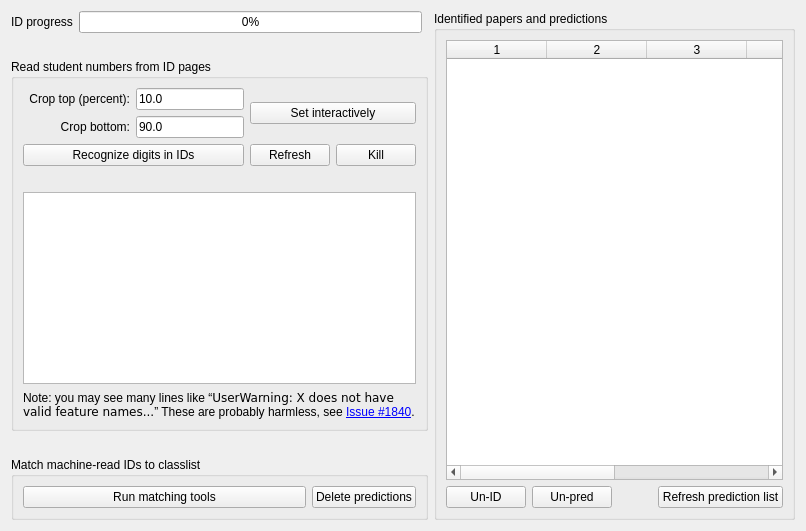
         <widget class="QWidget" name="idTab">
          <property name="enabled">
           <bool>true</bool>
          </property>
          <attribute name="title">
           <string>&amp;ID Progress</string>
          </attribute>
          <layout class="QVBoxLayout" name="verticalLayout_10">
           <item>
            <widget class="QFrame" name="frame_id">
             <layout class="QHBoxLayout" name="horizontalLayout_9">
              <property name="leftMargin">
               <number>0</number>
              </property>
              <property name="topMargin">
               <number>0</number>
              </property>
              <property name="rightMargin">
               <number>0</number>
              </property>
              <property name="bottomMargin">
               <number>0</number>
              </property>
              <item>
               <widget class="QFrame" name="frame_id_left">
                <layout class="QVBoxLayout" name="verticalLayout_11" stretch="0,0,1,0,0">
                 <property name="leftMargin">
                  <number>0</number>
                 </property>
                 <property name="topMargin">
                  <number>0</number>
                 </property>
                 <property name="rightMargin">
                  <number>0</number>
                 </property>
                 <property name="bottomMargin">
                  <number>0</number>
                 </property>
                 <item>
                  <widget class="QFrame" name="groupBox_0">
                   <layout class="QGridLayout" name="gridLayout">
                    <property name="leftMargin">
                     <number>0</number>
                    </property>
                    <property name="topMargin">
                     <number>0</number>
                    </property>
                    <property name="rightMargin">
                     <number>6</number>
                    </property>
                    <property name="bottomMargin">
                     <number>0</number>
                    </property>
                    <item row="0" column="0" colspan="2">
                     <widget class="QLabel" name="label_4">
                      <property name="text">
                       <string>ID progress</string>
                      </property>
                     </widget>
                    </item>
                    <item row="0" column="2">
                     <widget class="QProgressBar" name="idPB">
                      <property name="value">
                       <number>0</number>
                      </property>
                     </widget>
                    </item>
                   </layout>
                  </widget>
                 </item>
                 <item>
                  <spacer name="verticalSpacer_2">
                   <property name="orientation">
                    <enum>Qt::Orientation::Vertical</enum>
                   </property>
                   <property name="sizeHint" stdset="0">
                    <size>
                     <width>20</width>
                     <height>20</height>
                    </size>
                   </property>
                  </spacer>
                 </item>
                 <item>
                  <widget class="QGroupBox" name="groupBox_4">
                   <property name="title">
                    <string>Read student numbers from ID pages</string>
                   </property>
                   <layout class="QVBoxLayout" name="verticalLayout_12">
                    <item>
                     <widget class="QFrame" name="frame_2">
                      <property name="frameShape">
                       <enum>QFrame::Shape::NoFrame</enum>
                      </property>
                      <property name="frameShadow">
                       <enum>QFrame::Shadow::Raised</enum>
                      </property>
                      <layout class="QGridLayout" name="gridLayout_4">
                       <property name="leftMargin">
                        <number>0</number>
                       </property>
                       <property name="topMargin">
                        <number>0</number>
                       </property>
                       <property name="rightMargin">
                        <number>0</number>
                       </property>
                       <property name="bottomMargin">
                        <number>0</number>
                       </property>
                       <item row="1" column="2">
                        <widget class="QLineEdit" name="cropBottomLE">
                         <property name="sizePolicy">
                          <sizepolicy hsizetype="Preferred" vsizetype="Fixed">
                           <horstretch>0</horstretch>
                           <verstretch>0</verstretch>
                          </sizepolicy>
                         </property>
                         <property name="text">
                          <string>90.0</string>
                         </property>
                        </widget>
                       </item>
                       <item row="1" column="1">
                        <widget class="QLabel" name="label_12">
                         <property name="text">
                          <string>Crop bottom:</string>
                         </property>
                         <property name="alignment">
                          <set>Qt::AlignmentFlag::AlignRight|Qt::AlignmentFlag::AlignTrailing|Qt::AlignmentFlag::AlignVCenter</set>
                         </property>
                        </widget>
                       </item>
                       <item row="2" column="0" colspan="3">
                        <widget class="QPushButton" name="machineReadButton">
                         <property name="toolTip">
                          <string>Machine read the digits from the ID pages</string>
                         </property>
                         <property name="text">
                          <string>Recognize digits in IDs</string>
                         </property>
                        </widget>
                       </item>
                       <item row="2" column="4">
                        <widget class="QPushButton" name="machineReadKillButton">
                         <property name="text">
                          <string>Kill</string>
                         </property>
                        </widget>
                       </item>
                       <item row="2" column="3">
                        <widget class="QPushButton" name="machineReadRefreshButton">
                         <property name="text">
                          <string>Refresh</string>
                         </property>
                        </widget>
                       </item>
                       <item row="0" column="3" rowspan="2" colspan="2">
                        <widget class="QPushButton" name="selectRectButton">
                         <property name="text">
                          <string>Set interactively</string>
                         </property>
                        </widget>
                       </item>
                       <item row="0" column="2">
                        <widget class="QLineEdit" name="cropTopLE">
                         <property name="sizePolicy">
                          <sizepolicy hsizetype="Preferred" vsizetype="Fixed">
                           <horstretch>0</horstretch>
                           <verstretch>0</verstretch>
                          </sizepolicy>
                         </property>
                         <property name="text">
                          <string>10.0</string>
                         </property>
                        </widget>
                       </item>
                       <item row="0" column="1">
                        <widget class="QLabel" name="label_11">
                         <property name="sizePolicy">
                          <sizepolicy hsizetype="MinimumExpanding" vsizetype="Preferred">
                           <horstretch>0</horstretch>
                           <verstretch>0</verstretch>
                          </sizepolicy>
                         </property>
                         <property name="text">
                          <string>Crop top (percent):</string>
                         </property>
                         <property name="alignment">
                          <set>Qt::AlignmentFlag::AlignRight|Qt::AlignmentFlag::AlignTrailing|Qt::AlignmentFlag::AlignVCenter</set>
                         </property>
                        </widget>
                       </item>
                      </layout>
                     </widget>
                    </item>
                    <item>
                     <widget class="QLabel" name="idReaderStatusLabel">
                      <property name="text">
                       <string>&lt;refresh for status&gt;</string>
                      </property>
                     </widget>
                    </item>
                    <item>
                     <widget class="QPlainTextEdit" name="idReaderLogTextEdit">
                      <property name="readOnly">
                       <bool>true</bool>
                      </property>
                     </widget>
                    </item>
                    <item>
                     <widget class="QLabel" name="label_23">
                      <property name="text">
                       <string>Note: you may see many lines like &amp;ldquo;&lt;tt&gt;UserWarning: X does not have valid feature names...&lt;/tt&gt;&amp;rdquo;  These are probably harmless, see &lt;a href=&quot;https://gitlab.com/plom/plom/-/issues/1840&quot;&gt;Issue #1840&lt;/a&gt;.</string>
                      </property>
                      <property name="wordWrap">
                       <bool>true</bool>
                      </property>
                     </widget>
                    </item>
                   </layout>
                  </widget>
                 </item>
                 <item>
                  <spacer name="verticalSpacer">
                   <property name="orientation">
                    <enum>Qt::Orientation::Vertical</enum>
                   </property>
                   <property name="sizeHint" stdset="0">
                    <size>
                     <width>20</width>
                     <height>20</height>
                    </size>
                   </property>
                  </spacer>
                 </item>
                 <item>
                  <widget class="QGroupBox" name="groupBox_6">
                   <property name="title">
                    <string>Match machine-read IDs to classlist</string>
                   </property>
                   <layout class="QHBoxLayout" name="horizontalLayout_23">
                    <item>
                     <widget class="QPushButton" name="predictButton">
                      <property name="sizePolicy">
                       <sizepolicy hsizetype="MinimumExpanding" vsizetype="Fixed">
                        <horstretch>0</horstretch>
                        <verstretch>0</verstretch>
                       </sizepolicy>
                      </property>
                      <property name="toolTip">
                       <string>Predict IDs by matching unID'd papers with machine-read digits</string>
                      </property>
                      <property name="text">
                       <string>Run matching tools</string>
                      </property>
                     </widget>
                    </item>
                    <item>
                     <widget class="QPushButton" name="delPredButton">
                      <property name="text">
                       <string>Delete predictions</string>
                      </property>
                     </widget>
                    </item>
                   </layout>
                  </widget>
                 </item>
                </layout>
               </widget>
              </item>
              <item>
               <widget class="QGroupBox" name="predGB">
                <property name="title">
                 <string>Identified papers and predictions</string>
                </property>
                <layout class="QVBoxLayout" name="verticalLayout_13">
                 <item>
                  <widget class="QTableWidget" name="predictionTW">
                   <property name="editTriggers">
                    <set>QAbstractItemView::EditTrigger::NoEditTriggers</set>
                   </property>
                   <property name="alternatingRowColors">
                    <bool>true</bool>
                   </property>
                   <property name="selectionMode">
                    <enum>QAbstractItemView::SelectionMode::SingleSelection</enum>
                   </property>
                   <property name="selectionBehavior">
                    <enum>QAbstractItemView::SelectionBehavior::SelectColumns</enum>
                   </property>
                   <property name="sortingEnabled">
                    <bool>true</bool>
                   </property>
                   <property name="columnCount">
                    <number>6</number>
                   </property>
                   <attribute name="horizontalHeaderStretchLastSection">
                    <bool>true</bool>
                   </attribute>
                   <attribute name="verticalHeaderVisible">
                    <bool>false</bool>
                   </attribute>
                   <column/>
                   <column/>
                   <column/>
                   <column/>
                   <column/>
                   <column/>
                  </widget>
                 </item>
                 <item>
                  <layout class="QHBoxLayout" name="horizontalLayout_4">
                   <item>
                    <widget class="QPushButton" name="unidB">
                     <property name="toolTip">
                      <string>Unidentify selected paper</string>
                     </property>
                     <property name="text">
                      <string>Un-ID</string>
                     </property>
                    </widget>
                   </item>
                   <item>
                    <widget class="QPushButton" name="unpredB">
                     <property name="toolTip">
                      <string>Remove prediction for selected</string>
                     </property>
                     <property name="text">
                      <string>Un-pred</string>
                     </property>
                    </widget>
                   </item>
                   <item>
                    <spacer name="horizontalSpacer_9">
                     <property name="orientation">
                      <enum>Qt::Orientation::Horizontal</enum>
                     </property>
                     <property name="sizeHint" stdset="0">
                      <size>
                       <width>40</width>
                       <height>20</height>
                      </size>
                     </property>
                    </spacer>
                   </item>
                   <item>
                    <widget class="QPushButton" name="refreshIDPredictionsB">
                     <property name="text">
                      <string>Refresh prediction list</string>
                     </property>
                    </widget>
                   </item>
                  </layout>
                 </item>
                </layout>
               </widget>
              </item>
             </layout>
            </widget>
           </item>
          </layout>
         </widget>
